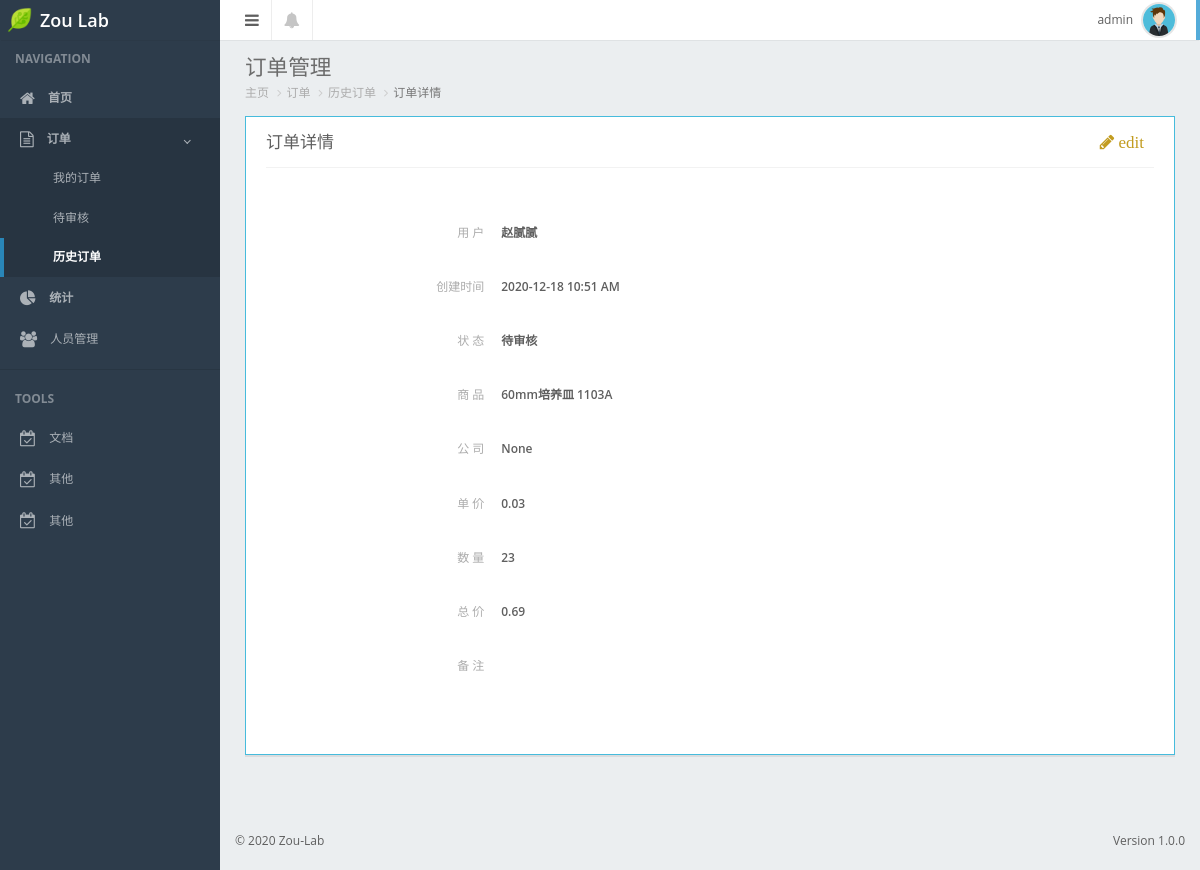
/order/history/24 (signed in), run on an earlier commit of the app's database.
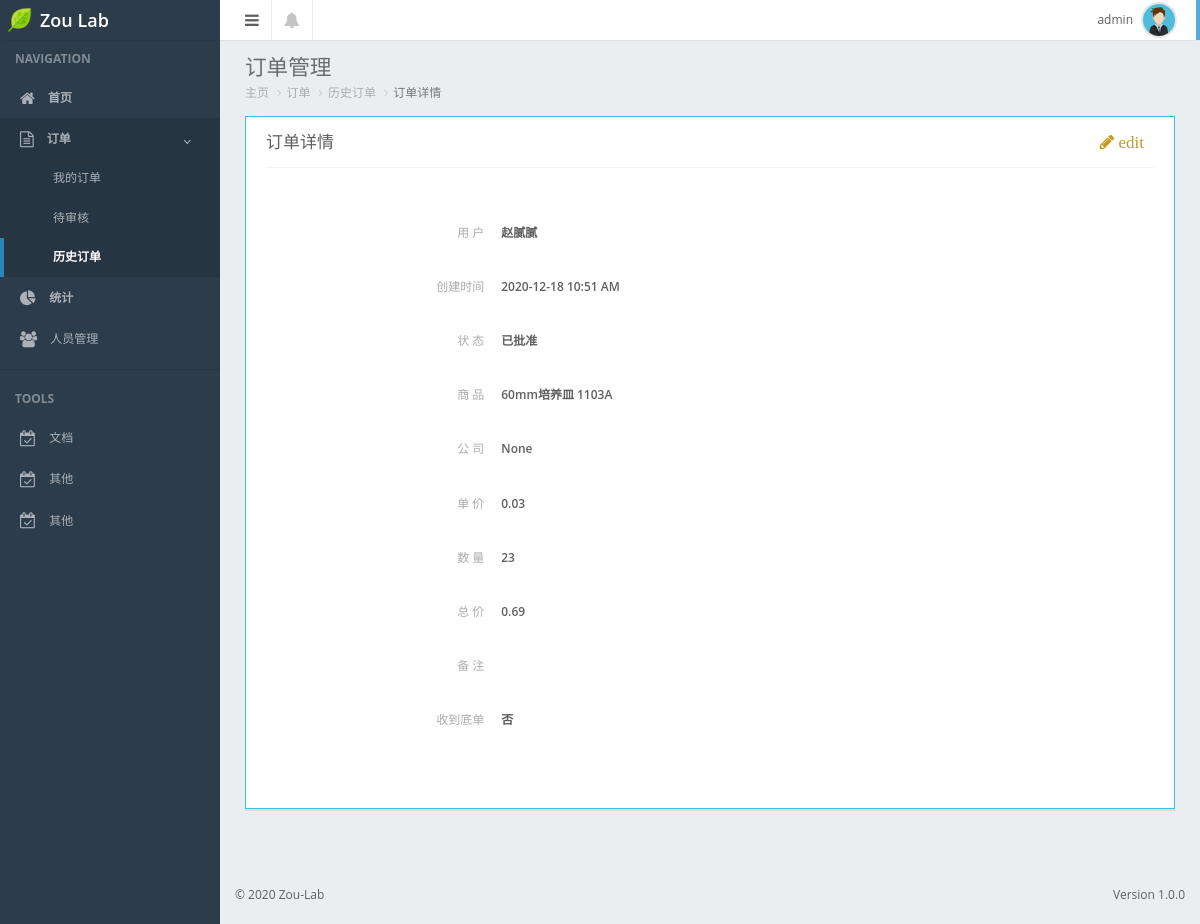
And on a later commit of the database.
### web/models.py (models this page shows, shortened)
class Order(models.Model):
    objects = models.Manager()
    order_type_choices = (
        (0, "试剂购买"),
        (1, "引物合成"),
        (2, "测序"),
        (3, "其他"),
    )
    order_type = models.SmallIntegerField(choices=order_type_choices, default=0)
    company = models.CharField(max_length=64, blank=True, null=True)
    unit_price = models.DecimalField(max_digits=8, decimal_places=2)
    count = models.IntegerField()
    total_price = models.DecimalField(max_digits=8, decimal_places=2)
    create_date = models.DateTimeField(auto_now_add=True, verbose_name="创建日期")
    checked_date = models.DateTimeField(verbose_name="批准日期", blank=True, null=True)
    status_choices = (
        (0, "未提交"),
        (1, "待审核"),
        (2, "审核未通过"),
        (3, "已批准"),
    )
    status = models.SmallIntegerField(choices=status_choices, verbose_name="订单状态")
    user = models.ForeignKey("UserProfile", on_delete=models.SET_NULL, null=True)
    memo = models.TextField(verbose_name="备注", blank=True, null=True)
    detail = models.ForeignKey("GoodsDetail", on_delete=models.SET_NULL, null=True)
    bill_received = models.BooleanField(default=False)
    review = models.CharField(max_length=128, blank=True, null=True)
    class Meta:
        verbose_name = "订单"
        verbose_name_plural = "订单"

class UserProfile(AbstractBaseUser, PermissionsMixin):
    email = models.EmailField(
        verbose_name='email address',
        max_length=255,
        unique=True,
        null = True,
    )
    name = models.CharField(max_length=64, )
    password = models.CharField(_("password"), max_length=128)
    user_type_choices = (
        (0, "老师"),
        (1, "博士"),
        (2, "硕士"),
        (3, "本科生"),
        (4, "已毕业"),
        (5, "----")
    )
    user_type = models.SmallIntegerField(choices=user_type_choices, verbose_name="用户类型", null=True, default=5)
    stu_number = models.CharField(max_length=16, blank=True, default="---", verbose_name="学号")
    avatar = models.ImageField(verbose_name="头像", upload_to = user_directory_path, blank = True, null = True)
    is_active = models.BooleanField(default=True)
    is_admin = models.BooleanField(default=False)
    objects = MyUserManager()
    USERNAME_FIELD = 'email'
    REQUIRED_FIELDS = ['name']
    def has_perm(self, perm, obj=None):
        if self.is_admin:
            return True
        else:
            user_perms_codename = self.user_permissions.all().values_list("codename")
            return (perm, ) in user_perms_codename
    class Meta:
        verbose_name = "用户信息"
        verbose_name_plural = "用户信息"
        permissions = (
            ("web__check_orders", "审核订单"),
            ("web__edit_history_orders", "修改历史订单"),
            ("web__edit_user_info", "修改用户信息"),
        )

class GoodsDetail(models.Model):
    objects = models.Manager()
    name = models.CharField(max_length=32, verbose_name="名称")
    brand = models.CharField(max_length=32, verbose_name="品牌/型号")
    specification = models.CharField(max_length=32, verbose_name="数量规格", blank=True, null=True)
    CAS_number = models.CharField(max_length=16, verbose_name="CAS号", blank=True, null=True)
    class Meta:
        verbose_name = "商品"
        verbose_name_plural = "商品"
        unique_together = [['name', 'brand']]
    def __str__(self):
        return "%s %s" % (self.name, self.brand)

### web/views.py (the view, shortened to what this page needs)
# urls.py: path("order/history/<int:order_id>", views.history_order_detail, name="history_order_detail"),
@login_required
def history_order_detail(request, order_id):
    order_obj = models.Order.objects.get(id=order_id)
    page_type = "history"
    has_edit_perm = request.user.has_perm("web__edit_history_orders")
    show_edit = True
    editable = False
    goods = None
    if request.GET.get("type", "") and has_edit_perm:
        show_edit = False
        editable = True
        goods = models.GoodsDetail.objects.all()
    return render(request, "web/order_edit.html", {"order_obj": order_obj,
                                                         "editable": editable,
                                                         "page_type": page_type,
                                                         "has_edit_perm": has_edit_perm,
                                                         "show_edit": show_edit,
                                                         "goods": goods,
                                                         })

### web/templatetags/tags.py (called while the page is built)
@register.simple_tag
def get_date(order_obj):
    create_date = order_obj.create_date
    time_toshow = create_date.strftime("%Y-%m-%d  %I:%M %p")
    return time_toshow

### templates/web/order_edit.html (shortened to what the changed rows need)
{% extends "web/index.html" %}
{% load tags %}
{% block content %}
<div class="" id="content-container">
    <div id="page-title">
        <h1 class="page-header text-overflow">订单管理</h1>
    </div>
    <div id="page-content">
        <div class="panel panel-bordered-info">
            <div class="panel-body">
                <form class="form-horizontal order-create">
                    <div class="panel-body">
                        <div class="form-group">
                            <div class="col-sm-4">
                                <label class="order-info text-semibold">{{ order_obj.user.name }}</label>
                            </div>
                        </div>
                                {% get_date order_obj as date %}
                        <div class="form-group">
                            <div class="col-sm-4">
                                <label class="order-info text-semibold">{{ order_obj.get_status_display }}</label>
                            </div>
                        </div>
                        {% if editable %}
                        <div class="form-group">
                            <label for="" class="col-sm-3 control-label text-bold">商&nbsp;品</label>
                            <div class="col-sm-4">
                                <select data-placeholder="----选择已有商品信息----" class="form-control" id="chosen-select" name="detail">
                                    {% for item in goods %}
                                        {% if item.id == order_obj.detail.id %}
                                            <option value="{{ item.id }}" selected>{{ item }}</option>
                                        {% else %}
                                            <option value="{{ item.id }}">{{ item }}</option>
                                        {% endif %}
                                    {% endfor %}
                                </select>
                                <a href="#"><i class="fa fa-md fa-plus" id="add-goods" aria-hidden="true">&nbsp;新建商品</i></a>
                                <span class="help-block detail hide"><small>Here goes your name</small></span>
                            </div>
                        </div>
                        <div class="form-group">
                            <label for="demo-is-inputnormal" class="col-sm-3 control-label text-muted">公&nbsp;司</label>
                            <div class="col-sm-4">
                                <input type="text" name="company" class="form-control" value="{{ order_obj.company }}">
                                <span class="help-block company hide"><small>Here goes your name</small></span>
                            </div>
                        </div>
                        <div class="form-group">
                            <label for="demo-is-inputnormal" class="col-sm-3 control-label text-bold">单&nbsp价</label>
                            <div class="col-sm-1">
                                <input type="number" step="0.01" min="0" name="unit_price" placeholder="" class="form-control" required value="{{ order_obj.unit_price }}">
                                <span class="help-block unit_price hide"><small>Here goes your name</small></span>
                            </div>
                        </div>
                        <div class="form-group">
                            <label for="demo-is-inputnormal" class="col-sm-3 control-label text-bold">数&nbsp量</label>
                            <div class="col-sm-1">
                                <input type="number" name="count" placeholder="" class="form-control" required="" value="{{ order_obj.count }}">
                                <span class="help-block count hide"><small>Here goes your name</small></span>
                            </div>
                        </div>
                        <div class="form-group">
                            <label for="demo-is-inputnormal" class="col-sm-3 control-label text-bold">总&nbsp价</label>
                            <div class="col-sm-1">
                                <input type="number" step="0.01" min="0" name="total_price" placeholder="" class="form-control" required="" value="{{ order_obj.total_price }}">
                                <span class="help-block total_count hide"><small>Here goes your name</small></span>
                            </div>
                            <i class="fa fa-md fa-pencil" id="get-price" aria-hidden="true">&nbsp;计算</i>
                        </div>
                        <div class="form-group">
                            <label for="demo-is-inputnormal" class="col-sm-3 control-label text-muted">备&nbsp注</label>
                            <div class="col-sm-4">
                                <textarea name="memo" cols="40" rows="6" class="form-control vLargeTextField"  id="id_memo">{{ order_obj.memo }}</textarea>
                                <span class="help-block memo hide"><small>Here goes your name</small></span>
                            </div>
                        </div>
                        {%  if page_type == "history" %}
                        <div class="form-group">
                            <label for="demo-is-inputnormal" class="col-sm-3 control-label text-muted">收到底单</label>
                            <div class="col-sm-4">
                                <input type="text" name="bill_received" id="bill_received" class="form-control hide" value="{{ order_obj.bill_received }}">
                                {% if order_obj.bill_received %}
                                    <input id="switch-bill" name="bill_received" type="checkbox" class="" checked />
                                {% else %}
                                    <input id="switch-bill" name="bill_received" type="checkbox" class="" />
                                {% endif %}
                                <span class="help-block bill_received hide"><small>Here goes your name</small></span>
                            </div>
                        </div>
                        {% endif %}
                        {%  if page_type == "history" %}
                        <div class="row">
                            <div class="col-sm-2 col-sm-offset-3">
                                <button class="btn btn-danger btn-rounded btn-labeled fa fa-exclamation-triangle fa-lg" id="hist-order-delete">删&nbsp;&nbsp;除</button>
                            </div>
                            <div class="col-sm-4 col-sm-offset">
                                <button class="btn btn-primary btn-rounded  btn-labeled fa fa-check fa-lg" id="hist-order-submit">保&nbsp;&nbsp;&nbsp;存</button>
                            </div>
                        </div>
                        {% else %}
                        <div class="row">
                            <div class="col-sm-2 col-sm-offset-3">
                                <button class="btn btn-danger btn-rounded btn-labeled fa fa-exclamation-triangle fa-lg" id="order-delete">删&nbsp;&nbsp;除</button>
                            </div>
                            <div class="col-sm-4 col-sm-offset">
                                <button class="btn btn-default btn-rounded  btn-labeled fa fa-save fa-lg" id="order-save">保&nbsp;&nbsp;&nbsp;存</button>
                                <button class="btn btn-primary btn-rounded  btn-labeled fa fa-check fa-lg" id="order-submit">提&nbsp;&nbsp;&nbsp;交</button>
                            </div>
                        </div>
                        {% endif %}
                        {% else %}
                            {% include "web/order_readonly.html" %}
                        {% endif %}
                    </div>
                </form>
            </div>
        </div>
    </div>
</div>
{% endblock %}
{% block css %}
<link href="/static/plugins/switchery/switchery.min.css" rel="stylesheet">
<link rel="stylesheet" href="/static/plugins/chosen/chosen.min.css">
{% endblock %}

### templates/web/order_readonly.html
    <div class="form-group">
        <label for="" class="col-sm-3 control-label text-muted">商&nbsp;品</label>
        <div class="col-sm-4">
            <label class="order-info text-semibold">{{ order_obj.detail }}</label>
        </div>
    </div>
    <div class="form-group">
        <label for="demo-is-inputnormal" class="col-sm-3 control-label text-muted">公&nbsp;司</label>
        <div class="col-sm-4">
            <label class="order-info text-semibold">{{ order_obj.company }}</label>
        </div>
    </div>
    <div class="form-group">
        <label for="demo-is-inputnormal" class="col-sm-3 control-label text-muted">单&nbsp;价</label>
        <div class="col-sm-1">
            <label class="order-info text-semibold">{{ order_obj.unit_price }}</label>
        </div>
    </div>
    <div class="form-group">
        <label for="demo-is-inputnormal" class="col-sm-3 control-label text-muted">数&nbsp;量</label>
        <div class="col-sm-1">
            <label class="order-info text-semibold">{{ order_obj.count }}</label>
        </div>
    </div>
    <div class="form-group">
        <label for="demo-is-inputnormal" class="col-sm-3 control-label text-muted">总&nbsp;价</label>
        <div class="col-sm-1">
            <label class="order-info text-semibold">{{ order_obj.total_price }}</label>
        </div>
    </div>
    <div class="form-group">
        <label for="demo-is-inputnormal" class="col-sm-3 control-label text-muted">备&nbsp;注</label>
        <div class="col-sm-4">
            <label class="order-info text-semibold">{{ order_obj.memo }}</label>
        </div>
    </div>
    {% if order_obj.status == 3 %}
    <div class="form-group">
        <label for="demo-is-inputnormal" class="col-sm-3 control-label text-muted">收到底单</label>
        <div class="col-sm-4">
            {% if order_obj.bill_received %}
                <label class="order-info text-semibold">是</label>
            {% else %}
                <label class="order-info text-semibold">否</label>
            {% endif %}
        </div>
    </div>
    {% endif %}

What changed in the data, as far as the page shows it:
changed Order "None": status "待审核" → "已批准"
Also different on the page:
text now shown: "收到底单 否"
